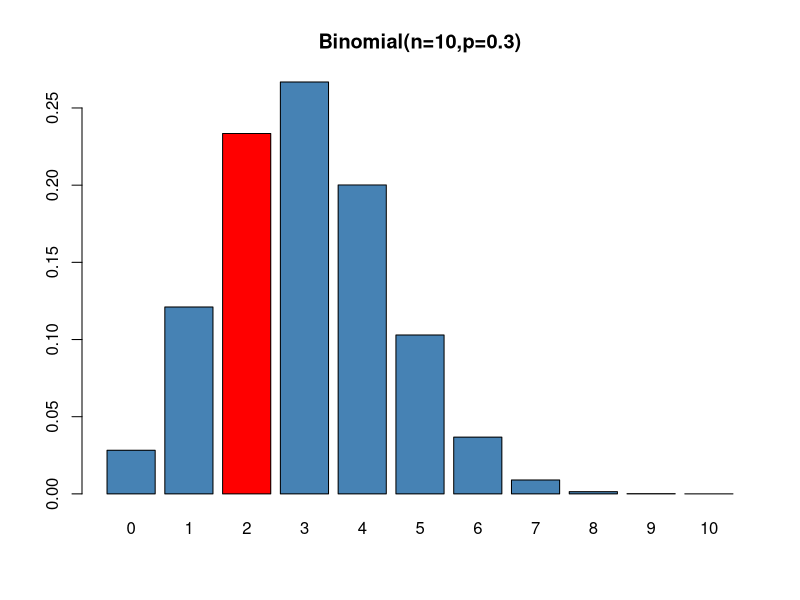

Here is the R script that generated this plot:
# Binomial probability + visualization
p <- dbinom(0:10, size=10, prob=0.3)
cat("P(X=2) =", p[3], "\n")

dev.new()
barplot(p, names=0:10, col=ifelse(0:10==2,"red","steelblue"), main="Binomial(n=10,p=0.3)")
